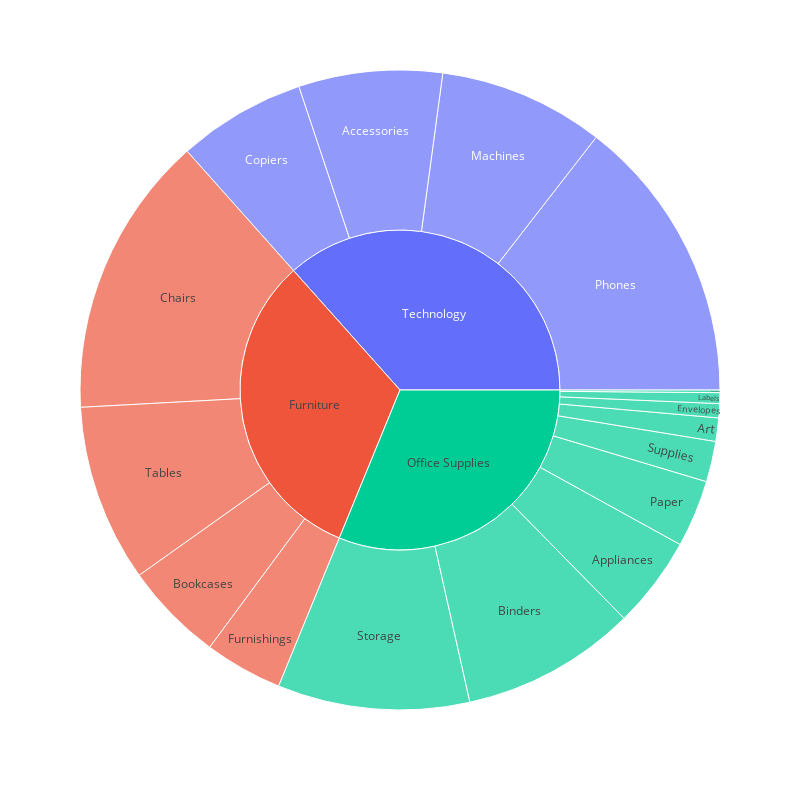

This figure's notebook cell:
### Code cell
import plotly.express as px

salesCatDetails = df.groupby(['Category', 'Sub-Category'])['Sales'].sum().reset_index()
fig = px.sunburst(
    salesCatDetails, path=['Category', 'Sub-Category'], values='Sales')
fig.update_layout( width=800,height=800)
fig.show()

### Figure 1 — Plotly figure (JSON) as saved in the notebook; plotly's stock layout.template omitted (floating-point values rounded to 4 significant figures)
{"data": [{"branchvalues": "total", "domain": {"x": [0, 1], "y": [0, 1]}, "hovertemplate": "labels=%{label}<br>Sales=%{value}<br>parent=%{parent}<br>id=%{id}<extra></extra>", "ids": ["Technology/Accessories", "Office Supplies/Appliances", "Office Supplies/Art", "Office Supplies/Binders", "Furniture/Bookcases", "Furniture/Chairs", "Technology/Copiers", "Office Supplies/Envelopes", "Office Supplies/Fasteners", "Furniture/Furnishings", "Office Supplies/Labels", "Technology/Machines", "Office Supplies/Paper", "Technology/Phones", "Office Supplies/Storage", "Office Supplies/Supplies", "Furniture/Tables", "Furniture", "Office Supplies", "Technology"], "labels": ["Accessories", "Appliances", "Art", "Binders", "Bookcases", "Chairs", "Copiers", "Envelopes", "Fasteners", "Furnishings", "Labels", "Machines", "Paper", "Phones", "Storage", "Supplies", "Tables", "Furniture", "Office Supplies", "Technology"], "name": "", "parents": ["Technology", "Office Supplies", "Office Supplies", "Office Supplies", "Furniture", "Furniture", "Technology", "Office Supplies", "Office Supplies", "Furniture", "Office Supplies", "Technology", "Office Supplies", "Technology", "Office Supplies", "Office Supplies", "Furniture", "", "", ""], "type": "sunburst", "values": [164200.0, 104600.0, 26710.0, 200000.0, 113800.0, 322800.0, 146200.0, 16130.0, 3002.0, 89210.0, 12350.0, 189200.0, 76830.0, 327800.0, 219300.0, 46420.0, 202800.0, 728700.0, 705400.0, 827500.0]}], "layout": {"height": 800, "legend": {"tracegroupgap": 0}, "margin": {"t": 60}, "width": 800}}
